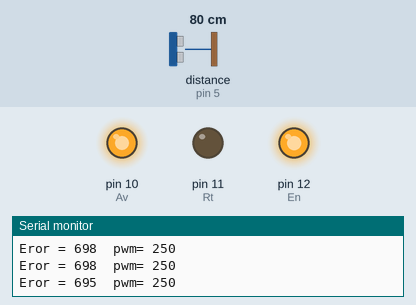
This sketch was run on a simulated Arduino Uno, built with avr-gcc and run on an emulated ATmega328P. On the bench: output pins drawn as LEDs (lit = HIGH), the last lines printed to the serial monitor. Wiring (inferred from the names in the program): ultrasonic range finder: trigger pin 6; echo pin 5. The test bench sets the inputs (shaded band); at power-on: distance to the obstacle (sensor on pin 5) 80 cm. The echo pulse lasts 58.3 µs per cm; pins used as bus, display or sensor lines are not drawn.

Above: at 1.2 s.
1.3 s: distance to the obstacle (sensor on pin 5) set to 2 cm
At 1.8 s:
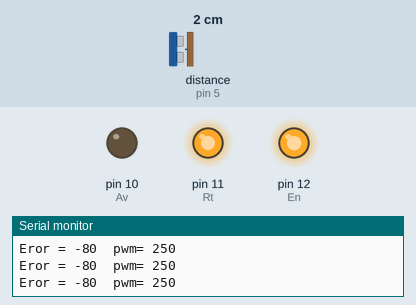
4.3 s: distance to the obstacle (sensor on pin 5) set to 9 cm
7.3 s: distance to the obstacle (sensor on pin 5) set to 18 cm
10.3 s: distance to the obstacle (sensor on pin 5) set to 4 cm
At 11.1 s:
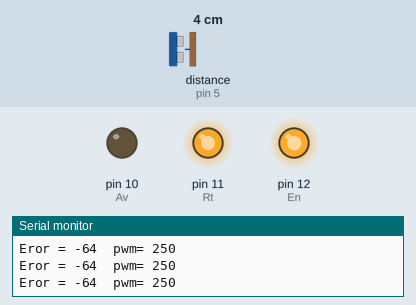
13.3 s: distance to the obstacle (sensor on pin 5) set to 35 cm
At 14.4 s:
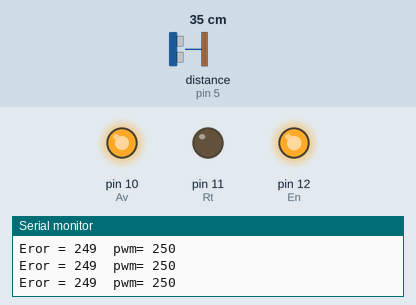
Timing chart, 0 to 16.3 s (numbered marks = the images above; inputs shaded):
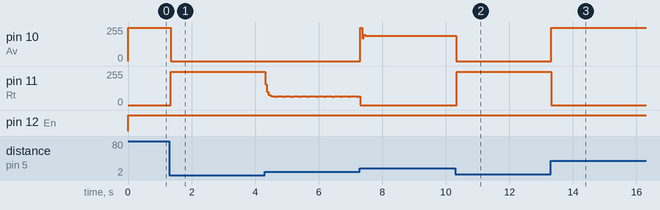

Measured:
- after the input at 1.3 s, pin 10 (Av): 250/255 → 0/255 at once; pin 11 (Rt): 0/255 → 250/255 at once
- after the input at 10.3 s, pin 10 (Av): 190/255 → 0/255 at once; pin 11 (Rt): 0/255 → 250/255 at once
- after the input at 13.3 s, pin 10 (Av): 0/255 → 250/255 at once; pin 11 (Rt): 250/255 → 0/255 at once

The sketch:

Poss_M_PI.ino
```cpp
const int EchoPin = 5;
const int TriggerPin = 6;
const int En = 12;
const int Rt = 11;
const int Av = 10;
const unsigned int Ts=60000;
unsigned int t,t0;
int e, ref, pwm, cm;
float a= 1;
float b = -10.588;
float c= 0.542;
float pwm1=0;
float e1=0;

void setup() {

   Serial.begin(115200);
   pinMode(TriggerPin, OUTPUT);
   pinMode(EchoPin, INPUT);
   pinMode(En, OUTPUT);
   pinMode(Av, OUTPUT);
   pinMode(Rt ,OUTPUT);
   digitalWrite(En, LOW);

 //Inicializando variables.
 ref=100; // Referencia [mm]
   e=0;
   pwm=1;
   cm=100;


}

void loop() {

   t=micros();

  if(t-t0 >= Ts){
  // printSerial();
  t0=t;
  }
  cm = ping(TriggerPin, EchoPin);
    e=(cm-ref);
//   Serial.print("D: ");
//   Serial.print(cm);
//   Serial.print("  ");
   Serial.print("Eror = ");
   Serial.print(e);


   e=(cm-ref); //Error

   pwm = abs(((a*pwm1 + b*e + c*e1)/6))*2;
   pwm1=pwm;
   e1=e;

   if (pwm >=(250))
   pwm = 250;
   if(pwm<=5)
   pwm=0;

 if (e>=0){
      digitalWrite(En, HIGH);
      analogWrite(Rt, 0);
      analogWrite(Av, pwm);
      delay(50);
 }

 if (e <= 0){
      digitalWrite(En, HIGH);
      analogWrite(Rt, pwm);
      analogWrite(Av, 0);
      delay(50);
 }


 if (e==0);{
   digitalWrite(En, LOW);
     analogWrite(Av, 0);
     analogWrite(Rt, 0);
     }


//Serial.print(" mm= ");
//Serial.print(cm);
//Serial.print("  pwm1= ");
//Serial.print(pwm1);
//Serial.print("  e1= ");
//Serial.print(e1);
Serial.print("  pwm= ");
Serial.println(pwm);


}


int ping(int TriggerPin, int EchoPin) {
   double duration, distanceCm;

   digitalWrite(TriggerPin, LOW);  //para generar un pulso limpio ponemos a LOW 4us
   delayMicroseconds(4);
   digitalWrite(TriggerPin, HIGH);  //generamos Trigger (disparo) de 10us
   delayMicroseconds(10);
   digitalWrite(TriggerPin, LOW);

   duration = pulseIn(EchoPin, HIGH);  //medimos el tiempo entre pulsos, en microsegundos

   distanceCm = (duration * 10 / 292)/2*10;   //convertimos a distancia, en cm
   return distanceCm;
}

void printSerial(){
  Serial.print("Ts:[ms] -> ");
  Serial.print((t-t0)/1000);
  Serial.print(" ");
  }
```
